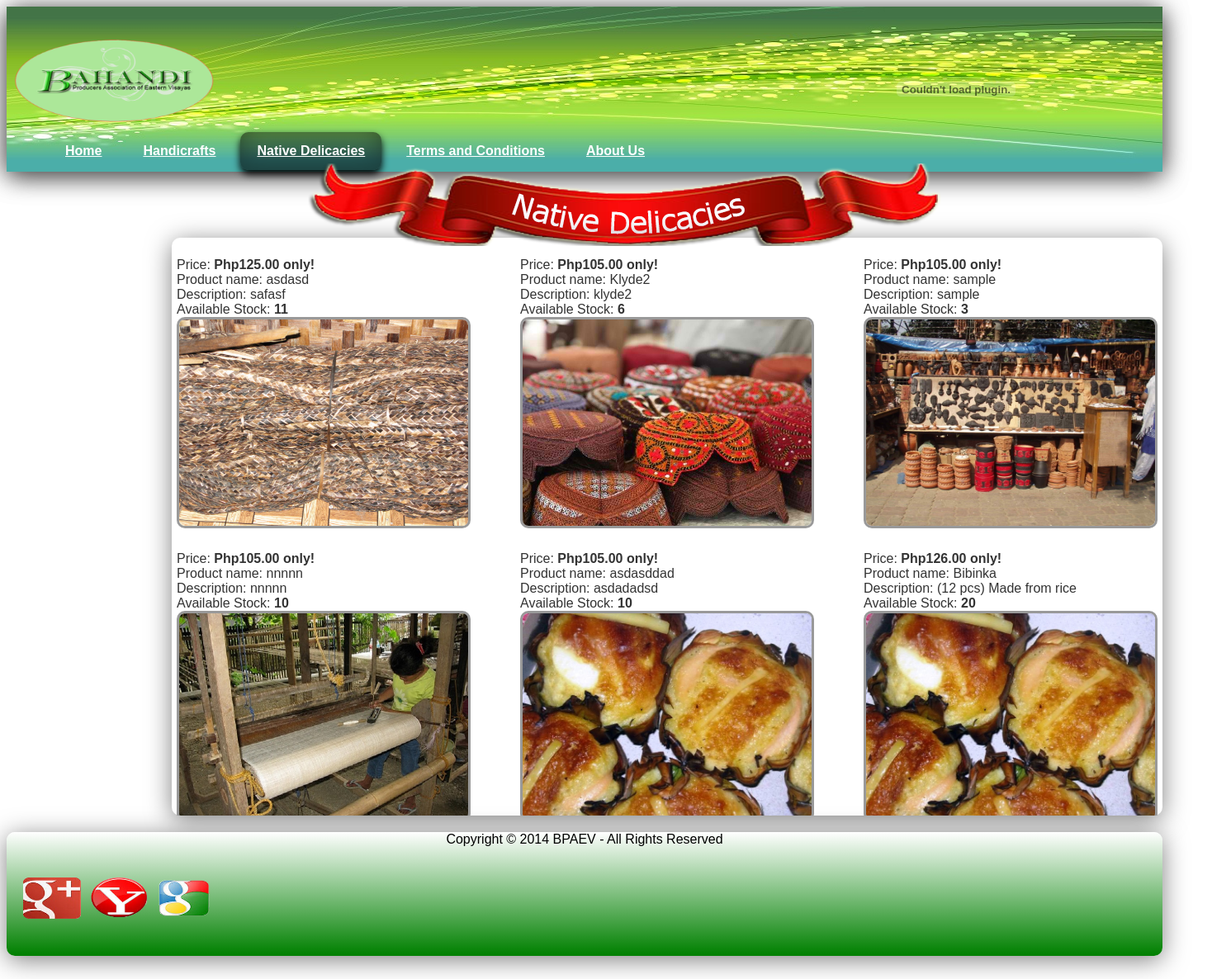
Page /admin/public_native.php on the committed database.
### tables this page shows
CREATE TABLE `adminproduct` (
  `id` int(155) NOT NULL auto_increment,
  `sid` int(155) NOT NULL,
  `sname` varchar(255) NOT NULL,
  `status` varchar(150) NOT NULL,
  `category` varchar(150) NOT NULL,
  `pname` varchar(150) NOT NULL,
  `detail` varchar(150) NOT NULL,
  `price` int(100) NOT NULL,
  `srp` int(100) NOT NULL,
  `quantity` int(100) NOT NULL,
  `total` int(100) NOT NULL,
  `date` date NOT NULL,
  `image` varchar(150) NOT NULL,
  PRIMARY KEY  (`id`)
);

### admin/public_native.php (the view, shortened to what this page needs)
<!DOCTYPE html PUBLIC "-//W3C//DTD XHTML 1.0 Transitional//EN" "http://www.w3.org/TR/xhtml1/DTD/xhtml1-transitional.dtd">
<html xmlns="http://www.w3.org/1999/xhtml">
<head>
<link href="themes/2/js-image-slider.css" rel="stylesheet" type="text/css" />
<link href="css/index.css" rel="stylesheet" type="text/css">
</head>
<div id="header">
<div id = "header"><img src="image/header2.jpg" style="position:absolute" height="auto" width="auto"><img src="image/logo.png" height="180" width="260" class="logo">
<div id="object">
<object classid="clsid:D27CDB6E-AE6D-11cf-96B8-444553540000" codebase="http://download.macromedia.com/pub/shockwave/cabs/flash/swflash.cab#version=6,0,79,0"
id="setfocus" width="500" height="500">
<embed type="application/x-shockwave-flash"
pluginspae="http://www.macromedi.com/go/getflashplayer"
width=100% height=100%
name="movie" src="../swf/header.swf"
bgcolor="#FFFFFF" quality="high" loop="false"
wmode="transparent"
swLiveConnect="true" allowScriptAccess="samedomain">
</object></div>
<ul id="nav">
	<li><a href="../index.php">Home</a></li>
	<li><a href="public_handicraft.php" >Handicrafts</a></li>
   	<li><a href="#" class="currentview">Native Delicacies</a></li>
	<li><a href="../terms.php">Terms and Conditions</a></li>
	<li><a href="../about.php">About Us</a></li>
</ul>
</div>
</body>
</div>
<div id="ribbon2"></div>
<div id="handicraft_body">
<form action="handicraft.php" method="post">
<div style="width:1250px;height:700px;overflow:auto;">
<br>
<font face="Tahoma, Geneva, sans-serif" color="#333333">
<?php
	$query="select * from adminproduct where category='native delicacies' ORDER by id DESC";
	$result=mysql_query($query);
	$cols=3;
	echo "<table>";
	do{
		echo "<tr>";
		for($i=1;$i<=$cols;$i++){
			$row=mysql_fetch_array($result);
			if($row){
 ?>
        <td>
            <table>
                <tr>
                    <td>
                    Price:&nbsp;<b>Php<?php echo $row['srp'] ?>.00&nbsp;only!</b><br />
                        Product name:&nbsp;<?php echo $row['pname'] ?><br />
                        Description:&nbsp;<?php echo $row['detail'] ?><br />
                        Available Stock:<b>&nbsp;<?php echo $row['quantity'] ?></b><br />
                    <img src="<?php echo $row['image']; ?>" width="350" height="250"  class="radius"/> <br><br>
                    </td>
                    <td width="50">&nbsp;&nbsp;&nbsp;&nbsp;&nbsp;</td>
                </tr>
           </table>
        </td>
<?php
			}
			else{
				echo "<td>&nbsp;</td>";
			}
		}
	} while($row);
	echo "</table>";
 ?>
</font>
</div>
</form>
</div>
<div id="footer_handicraft">
<a href="https://accounts.google.com/ServiceLogin?service=oz&passive=1209600&continue=https://plus.google.com/?gpsrc%3Dgplp0%26partnerid%3Dgplp0"><img src="image/g.png" class="icon1"></a>
<a href="https://login.yahoo.com/config/mail?&.src=ym&.intl=ph"><img src="image/y.png" class="icon2"></a>
<a href="https://accounts.google.com/ServiceLogin?passive=1209600&continue=https%3A%2F%2Faccounts.google.com%2FManageAccount&followup=https%3A%2F%2Faccounts.google.com%2FManageAccount"><img src="image/gg.png" class="icon3"></a>
<center><font face="Tahoma, Geneva, sans-serif">Copyright © 2014 BPAEV - All Rights Reserved</font></center>
</div>
</html>

### admin/css/index.css (style rules this page uses)
#object { position:absolute; height:200px; width:500px; margin:0px 0px 0px 900px; }
.radius { border-radius:10px; border-style:solid; color:#999; background-image:url(../image/loader.gif); background-repeat:no-repeat; }
#ribbon2 { position:absolute; height:100px; width:800px; margin: 190px 0px 0px 350px; background-image:url(../image/ribbon2.png); }
#handicraft_body { border-top-left-radius:10px; border-bottom-left-radius: 10px; border-bottom-right-radius:10px; border-top-right-radius:10px; box-shadow: inset 0 0px rgba(255,255,255,0.2), inset 0 0px 0px rgba(0,1,0,0.4), 0 5px 30px rgba(0,0,0,.5); padding: 10px; width: 1200px; height: 700px; padding: 0px; margin: 280px 0px 0px 200px; position: absolute; }
#header { margin: 0px 0px 0px 0px; height:200px; width: 1400px; padding: 0px; position:absolute; border-radius: 10px; background: -webkit-linear-gradient(top, green 1%,white 99%); background: -o-linear-gradient(top, green 1%,white 99%); background: -ms-linear-gradient(top, green 1%,white 99%); background: linear-gradient(top, green 1%,white 99%s); filter: progid:DXImageTransform.Microsoft.gradient( startColorstr='#ffffff', endColorstr='#ededed',GradientType=0 ); background: -moz-linear-gradient(top, green,white); box-shadow: inset 0 0px rgba(255,255,255,0.2), inset 0 0px 0px rgba(0,1,0,0.4), 0 5px 30px rgba(0,0,0,.5); }
.currentview { color: white; background-color: rgba(0,0,0,0.4); border-radius: 10px; box-shadow: inset 0 0px rgba(255,255,255,0.2), inset 0 -15px 30px rgba(0,1,0,0.4), 0 5px 10px rgba(0,0,0,2.5); }
#nav { font-family:Tahoma, Geneva, sans-serif; margin: 150px 0px 0px 40px; padding: 2px 6px 0; line-height: 100%; display: inline-block; width:auto; }
#nav li { margin: 0 5px; padding: 0 0 2px; float: left; position: relative; list-style: none; }
#nav a { font-weight: bold; color:#FFF; text-decoration: underline; display: block; padding: 15px 20px; margin: 0; }
#footer_handicraft { margin: 1000px 0px 0px 0px; height:150px; width: 1400px; padding: 0px; position:absolute; border-radius: 10px; background: -webkit-linear-gradient(top, white 0%,green 99%); background: -o-linear-gradient(top, white 0%,green 99%); background: -ms-linear-gradient(top, white 0%,green 99%); background: linear-gradient(top, white 0%,gree 99%s); filter: progid:DXImageTransform.Microsoft.gradient( startColorstr='#ffffff', endColorstr='#ededed',GradientType=0 ); background: -moz-linear-gradient(top, white,green); box-shadow: inset 0 0px rgba(255,255,255,0.2), inset 0 0px 0px rgba(0,1,0,0.4), 0 5px 30px rgba(0,0,0,.5); }
.icon1 { position: absolute; margin: 55px 0px 0px 20px; height:50px; width:70px; }
.icon2 { position: absolute; margin: 55px 0px 0px 100px; height:50px; width:70px; }
.icon3 { position: absolute; margin: 55px 0px 0px 180px; height:50px; width:70px; }
.logo { position:absolute; height:180px; width: 260px; margin: 0px ; }

### rows in the picture
adminproduct: srp "125", pname "asdasd", detail "safasf", quantity "11", image (picture)
adminproduct: srp "105", pname "Klyde2", detail "klyde2", quantity "6", image (picture)
adminproduct: srp "105", pname "sample", detail "sample", quantity "3", image (picture)
adminproduct: srp "105", pname "nnnnn", detail "nnnnn", quantity "10", image (picture)
adminproduct: srp "105", pname "asdasddad", detail "asdadadsd", quantity "10", image (picture)
adminproduct: srp "126", pname "Bibinka", detail "(12 pcs) Made from rice", quantity "20", image (picture)
